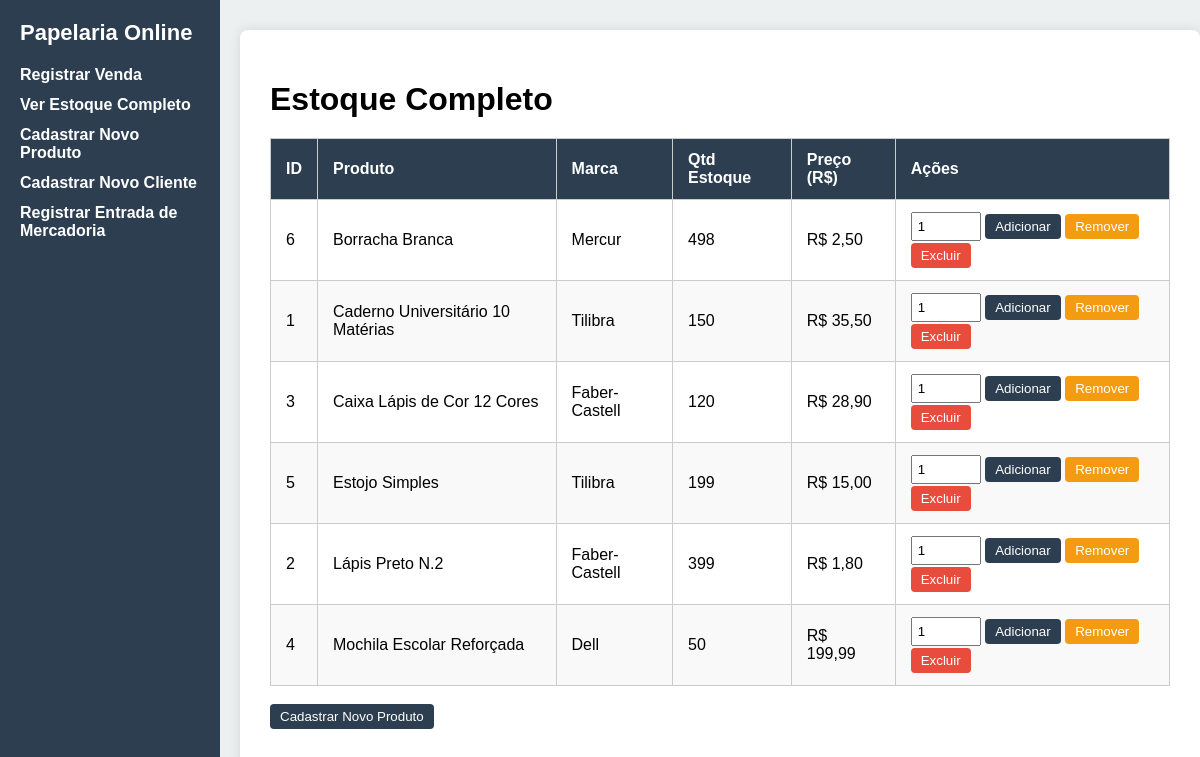
/estoque.php, run on the app's committed database.
### tables this page shows
CREATE TABLE `produtos` (
  `id_produto` int(11) NOT NULL,
  `nome` varchar(100) NOT NULL,
  `tipo` varchar(50) DEFAULT NULL,
  `marca` varchar(50) DEFAULT NULL,
  `preco` decimal(10,2) NOT NULL,
  `quantidade_estoque` int(11) NOT NULL
);

### estoque.php (the view, shortened to what this page needs)
<?php
include 'db.php';
function buscarProdutos($conn) {
    $res = $conn->query("SELECT id_produto, nome, marca, quantidade_estoque, preco FROM produtos ORDER BY nome ASC");
    $produtos = [];
    while($row = $res->fetch_assoc()) {
        $produtos[] = $row;
    }
    return $produtos;
}
?>
<!DOCTYPE html>
<html lang="pt-BR">
<head>
</head>
<body>
<nav class="menu-lateral">
    <h2>Papelaria Online</h2>
    <a href="index.php">Registrar Venda</a>
    <a href="estoque.php">Ver Estoque Completo</a>
    <a href="cadastrar_produto.php">Cadastrar Novo Produto</a>
    <a href="cadastrar_cliente.php">Cadastrar Novo Cliente</a>
    <a href="entrada_mercadoria.php">Registrar Entrada de Mercadoria</a>
</nav>
<main class="main-content">
<h1>Estoque Completo</h1>
<table id="tabela-estoque">
<thead>
<tr>
    <th>ID</th>
    <th>Produto</th>
    <th>Marca</th>
    <th>Qtd Estoque</th>
    <th>Preço (R$)</th>
    <th>Ações</th>
</tr>
</thead>
<tbody>
<?php
$produtos = buscarProdutos($conn);
foreach($produtos as $row) {
    echo "<tr id='produto-{$row['id_produto']}'>";
    echo "<td>{$row['id_produto']}</td>";
    echo "<td>".htmlspecialchars($row['nome'])."</td>";
    echo "<td>".htmlspecialchars($row['marca'])."</td>";
    echo "<td class='quantidade'>{$row['quantidade_estoque']}</td>";
    echo "<td>R$ ".number_format($row['preco'],2,',','.')."</td>";
    echo "<td>
        <input type='number' class='qtd-input' value='1' min='1'>
        <button class='adicionar' onclick='alterarQuantidade({$row['id_produto']}, \"adicionar\")'>Adicionar</button>
        <button class='remover' onclick='alterarQuantidade({$row['id_produto']}, \"remover\")'>Remover</button>
        <button class='excluir' onclick='excluirProduto({$row['id_produto']})'>Excluir</button>
    </td>";
    echo "</tr>";
}
?>
</tbody>
</table>
<p><a href="cadastrar_produto.php"><button class="adicionar">Cadastrar Novo Produto</button></a></p>
</main>
</body>
</html>

### estoque.php (style rules this page uses)
* { box-sizing: border-box; }
body { font-family: Arial, sans-serif; background-color: #ecf0f1; margin: 0; padding: 0; display: flex; justify-content: center; align-items: flex-start; min-height: 100vh; }
.menu-lateral { position: fixed; top: 0; left: 0; width: 220px; height: 100vh; background-color: #2C3E50; padding: 20px; color: white; overflow-y: auto; }
.menu-lateral h2 { margin-top:0; font-size:22px; margin-bottom:20px; }
.menu-lateral a { color:white; text-decoration:none; display:block; margin-bottom:12px; font-weight:600; transition:color 0.2s ease; }
.main-content { width: 100%; max-width: 1000px; background:#fff; border-radius:8px; box-shadow:0 0 12px rgba(0,0,0,0.1); padding:30px; margin-top:30px; margin-left:240px; }
.main-content h1 { margin-bottom:20px; }
table { width: 100%; border-collapse: collapse; }
table th, table td { padding:12px 15px; border:1px solid #ccc; text-align:left; }
table thead { background-color:#2C3E50; color:white; }
table tbody tr:nth-child(even) { background-color:#f9f9f9; }
button { padding:5px 10px; border:none; border-radius:4px; cursor:pointer; margin-top:2px; }
button.excluir { background-color:#e74c3c; color:white; }
button.adicionar { background-color:#2C3E50; color:white; }
button.remover { background-color:#f39c12; color:white; }
input[type="number"] { width:70px; padding:5px; }

### data on the page
produtos: id_produto "6", nome "Borracha Branca", marca "Mercur", quantidade_estoque "498", preco "2,50"
produtos: id_produto "1", nome "Caderno Universitário 10 Matérias", marca "Tilibra", quantidade_estoque "150", preco "35,50"
produtos: id_produto "3", nome "Caixa Lápis de Cor 12 Cores", marca "Faber-Castell", quantidade_estoque "120", preco "28,90"
produtos: id_produto "5", nome "Estojo Simples", marca "Tilibra", quantidade_estoque "199", preco "15,00"
produtos: id_produto "2", nome "Lápis Preto N.2", marca "Faber-Castell", quantidade_estoque "399", preco "1,80"
produtos: id_produto "4", nome "Mochila Escolar Reforçada", marca "Dell", quantidade_estoque "50", preco "199,99"
